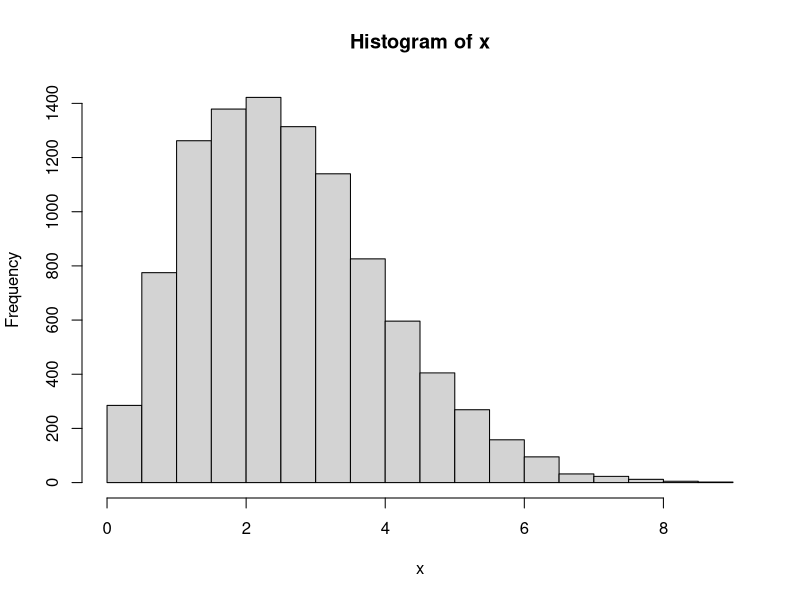
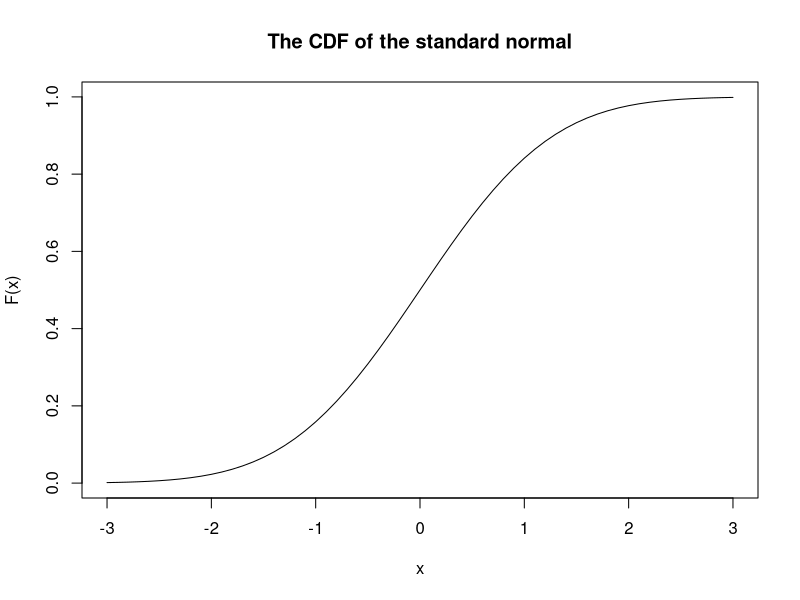

Recreate these plots in R, in order.
## ---- chunk 1
     x = rweibull(10000, shape = 2, scale = 3)
     hist(x)
## ---- chunk 2
     x = rnorm(10000)
     y = 0.5*x+1
## ---- chunk 3
     (mean(y))
     (sd(y))
## ---- chunk 4
     x=seq(-3,3,by=0.1)
     y=pnorm(x)
     plot(x,y,
          type="l",
          ylab="F(x)",
          main="The CDF of the standard normal")
